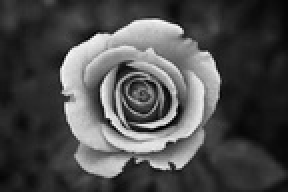
#> input picture gray.jpeg, 144 x 96 px, shrunk from 275 x 183 before the run (shown 2 times larger)
$ python chapter04.py
#> lines starting #> are read from the running program, lines starting #| are printed output that depends on the picture; after the words box and inside, x2 and y2 are one past the last pixel; in counts of white or black regions, pixels touching at a corner belong together
import numpy as np
import matplotlib.pyplot as plt
from matplotlib.image import imread
import os

# Chapter 4 – Filtering in the Frequency Domain

def load_grayscale(path):
    img = imread(path)
    if img.dtype == np.float32 or img.dtype == np.float64:
        img = (img * 255).astype(np.uint8)
    if img.ndim == 3:
        img = (0.2989 * img[..., 0] + 0.5870 * img[..., 1] + 0.1140 * img[..., 2]).astype(np.uint8)
    return img


def spectrum(img):
    # img: 2D uint8
    f = np.fft.fft2(img)
    fshift = np.fft.fftshift(f)
    magnitude = np.abs(fshift)
    return f, fshift, magnitude


def show_log_spectrum(magnitude, ax=None, title='Magnitude Spectrum (log)'):
    mag_log = np.log1p(magnitude)
    if ax is None:
        plt.imshow(mag_log, cmap='gray')
        plt.title(title)
        plt.axis('off')
    else:
        ax.imshow(mag_log, cmap='gray')
        ax.set_title(title)
        ax.axis('off')


def ideal_lowpass(shape, D0):
    M, N = shape
    u = np.arange(-M//2, M//2)
    v = np.arange(-N//2, N//2)
    V, U = np.meshgrid(v, u)
    D = np.sqrt(U**2 + V**2)
    H = np.zeros_like(D)
    H[D <= D0] = 1
    return H


def ideal_highpass(shape, D0):
    return 1 - ideal_lowpass(shape, D0)


def apply_filter_freqdomain(img, H):
    F = np.fft.fft2(img)
    Fshift = np.fft.fftshift(F)
    Gshift = Fshift * H
    G = np.fft.ifftshift(Gshift)
    img_back = np.fft.ifft2(G)
    img_back = np.real(img_back)
    img_back = np.clip(img_back, 0, 255).astype(np.uint8)
    return img_back


def add_sinusoidal_noise(img, freq=(10,0), amplitude=30):
    # freq: (u_freq, v_freq) in cycles per image dimension
    M, N = img.shape
    u_freq, v_freq = freq
    x = np.arange(M)[:,None]
    y = np.arange(N)[None,:]
    pattern = np.sin(2*np.pi*(u_freq * x / M + v_freq * y / N))
    noisy = img.astype(np.float32) + amplitude * pattern
    noisy = np.clip(noisy, 0, 255).astype(np.uint8)
    return noisy


def notch_filter(shape, centers, radius):
    # centers: list of (u_center, v_center) in shifted coordinate system (center at 0)
    M, N = shape
    u = np.arange(-M//2, M//2)
    v = np.arange(-N//2, N//2)
    V, U = np.meshgrid(v, u)
    H = np.ones((M, N), dtype=np.float32)
    for (uc, vc) in centers:
        D = np.sqrt((U - uc)**2 + (V - vc)**2)
        H[D <= radius] = 0
    return H


if __name__ == '__main__':
    candidates = ['gray.jpeg', 'grayscale_image.jpg', 'gray.png', 'color.webp', 'color_image.jpg']
    img_path = None
    for c in candidates:
        if os.path.exists(c):
            img_path = c
            break
    if img_path is None:
        raise FileNotFoundError('No image found. Put a grayscale or color image named one of: ' + ','.join(candidates))

    img = load_grayscale(img_path)
#> in load_grayscale, img is the input picture: shape (96, 144, 3); min 0, max 250, mean 76.5
    M, N = img.shape
#> M = 96; N = 144

    # 1. Fourier Transform and Spectrum Visualization
    F, Fshift, mag = spectrum(img)

    fig, axs = plt.subplots(1,2,figsize=(12,5))
    axs[0].imshow(img, cmap='gray')
    axs[0].set_title('Original Image')
    axs[0].axis('off')
    show_log_spectrum(mag, ax=axs[1], title='Log Magnitude Spectrum')
    plt.suptitle('FFT and Magnitude Spectrum')
    plt.show()

    print('\nSpectrum discussion:')
    print('Low-frequency components (near center after shifting) correspond to smooth variations and overall brightness. High-frequency components represent edges and fine detail.')

    # 2. Ideal Low-Pass Filter (ILPF)
    D0 = min(M, N) // 8
#> D0 = 12
    H_lp = ideal_lowpass((M, N), D0)
    img_lp = apply_filter_freqdomain(img, H_lp)

    fig, axs = plt.subplots(1,2,figsize=(12,5))
    axs[0].imshow(img, cmap='gray')
    axs[0].set_title('Original')
    axs[0].axis('off')
    axs[1].imshow(img_lp, cmap='gray')
    axs[1].set_title(f'ILPF D0={D0}')
    axs[1].axis('off')
    plt.suptitle('Ideal Low-Pass Filtering')
    plt.show()

    print('\nLow-pass discussion:')
    print('Low-pass filtering removes high-frequency components, which blurs edges and fine details while preserving smooth regions.')

    # 3. Ideal High-Pass Filter (IHPF)
    D0_hp = min(M, N) // 16
#> D0_hp = 6
    H_hp = ideal_highpass((M, N), D0_hp)
    img_hp = apply_filter_freqdomain(img, H_hp)

    fig, axs = plt.subplots(1,2,figsize=(12,5))
    axs[0].imshow(img, cmap='gray')
    axs[0].set_title('Original')
    axs[0].axis('off')
    axs[1].imshow(img_hp, cmap='gray')
    axs[1].set_title(f'IHPF D0={D0_hp}')
    axs[1].axis('off')
    plt.suptitle('Ideal High-Pass Filtering')
    plt.show()

    print('\nHigh-pass discussion:')
    print('High-pass filtering highlights edges and fine details by removing the low-frequency content (smooth variations).')

    # 4. Notch Filtering for Periodic Noise Removal
    # Add synthetic sinusoidal noise
    noisy = add_sinusoidal_noise(img, freq=(6, 0), amplitude=40)
#> in add_sinusoidal_noise, `noisy = np.clip(noisy, 0, 255).astype(np.uint8)`:
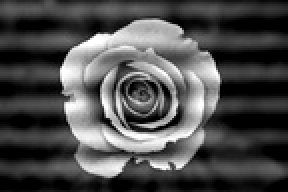
#> noisy: shape (96, 144) (shown 2 times larger); min 0, max 255, mean 76.2

    # Compute spectrum of noisy image to locate peaks
    _, Fshift_noisy, mag_noisy = spectrum(noisy)

    # We know noise introduces symmetric peaks at +/- frequency along u axis. Estimate centers.
    # For robustness, compute coordinates of top peaks excluding center.
    mag_copy = mag_noisy.copy()
    center = (M//2, N//2)
#> center = (48, 72)
    mag_copy[center[0]-5:center[0]+6, center[1]-5:center[1]+6] = 0
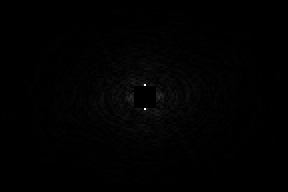
#> mag_copy: shape (96, 144) float64 (shown 2 times larger); min 0, max 265416.9, mean 2179.3; drawn with min black and max white
    # find peaks
    idx = np.unravel_index(np.argsort(mag_copy.ravel())[-8:], mag_copy.shape)
#> idx = ([47, 49, 49, 47, 48, 48, 54, 42], [65, 79, 64, 80, 65, 79, 72, 72])
    centers = list(zip(idx[0] - M//2, idx[1] - N//2))
#> centers = [(-1, -7), (1, 7), (1, -8), (-1, 8), (0, -7), (0, 7), (6, 0), (-6, 0)]
    # Keep only pairs with magnitude above a small threshold
    # We'll pick the two strongest symmetric peaks
    # Sort centers by magnitude
    peak_coords = list(zip(idx[0], idx[1]))
#> peak_coords = [(47, 65), (49, 79), (49, 64), (47, 80), (48, 65), (48, 79), (54, 72), (42, 72)]
    peak_coords = sorted(peak_coords, key=lambda rc: mag_copy[rc], reverse=True)
#> peak_coords = [(54, 72), (42, 72), (48, 79), (48, 65), (47, 80), (49, 64), (49, 79), (47, 65)]
    selected = peak_coords[:2]
#> selected = [(54, 72), (42, 72)]
    centers_shifted = [(r - M//2, c - N//2) for (r, c) in selected]
#> centers_shifted = [(6, 0), (-6, 0)]
    # Add symmetric counterparts
    centers_full = centers_shifted + [(-r, -c) for (r, c) in centers_shifted]
#> centers_full = [(6, 0), (-6, 0), (-6, 0), (6, 0)]

    radius = 5
    H_notch = notch_filter((M, N), centers_full, radius)
#> the loop in notch_filter, `for (uc, vc) in centers:` made 4 passes
#> uc on passes 1 to 4: 6, -6, -6, 6
#> pass 1, in notch_filter, `D = np.sqrt((U - uc)**2 + (V - vc)**2)`:
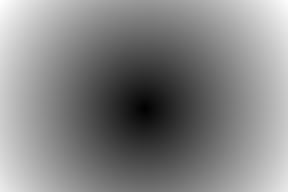
#> D: shape (96, 144) float64 (shown 2 times larger); min 0, max 90, mean 46.8; drawn with min black and max white
#> pass 2, in notch_filter, `D = np.sqrt((U - uc)**2 + (V - vc)**2)`:
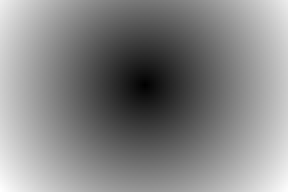
#> D: shape (96, 144) float64 (shown 2 times larger); min 0, max 89.4, mean 46.7; drawn with min black and max white
#> after the loop in notch_filter, `for (uc, vc) in centers:`:
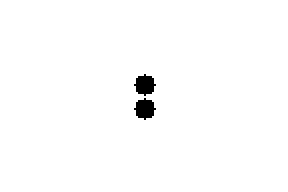
#> H: shape (96, 144) float32 (shown 2 times larger); values 0 (black) and 1 (white), 98.8% white; 2 black regions, box (x1, y1, x2, y2) and area: (67, 37, 78, 48) 81, (67, 49, 78, 60) 81
    noisy_filtered = apply_filter_freqdomain(noisy, H_notch)
#> in apply_filter_freqdomain (call 3), `img_back = np.clip(img_back, 0, 255).astype(np.uint8)`:
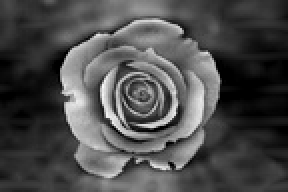
#> img_back: shape (96, 144) (shown 2 times larger); min 0, max 251, mean 75.8

    fig, axs = plt.subplots(2,2,figsize=(12,10))
    axs[0,0].imshow(noisy, cmap='gray')
    axs[0,0].set_title('Noisy Image (sinusoidal)')
    axs[0,0].axis('off')
    show_log_spectrum(mag_noisy, ax=axs[0,1], title='Noisy Spectrum (log)')
#> call 2 of show_log_spectrum, with title = 'Noisy Spectrum (log)'
#> in show_log_spectrum (call 2), `mag_log = np.log1p(magnitude)`:
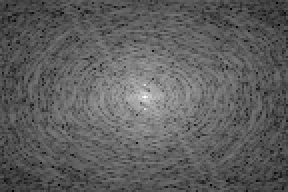
#> mag_log: shape (96, 144) float64 (shown 2 times larger); min 3.19, max 13.87, mean 7.15; drawn with min black and max white

    axs[1,0].imshow(noisy_filtered, cmap='gray')
    axs[1,0].set_title('After Notch Filtering')
    axs[1,0].axis('off')
    # show filter mask magnitude (visualize H_notch)
    axs[1,1].imshow(H_notch, cmap='gray')
    axs[1,1].set_title('Notch Filter Mask')
    axs[1,1].axis('off')
    plt.suptitle('Notch Filtering for Periodic Noise Removal')
    plt.show()

    print('\nNotch filtering discussion:')
    print('Notch filters remove energy at specific frequency locations (peaks) introduced by periodic noise. By zeroing those bins (and symmetric counterparts), the periodic pattern is suppressed.')
